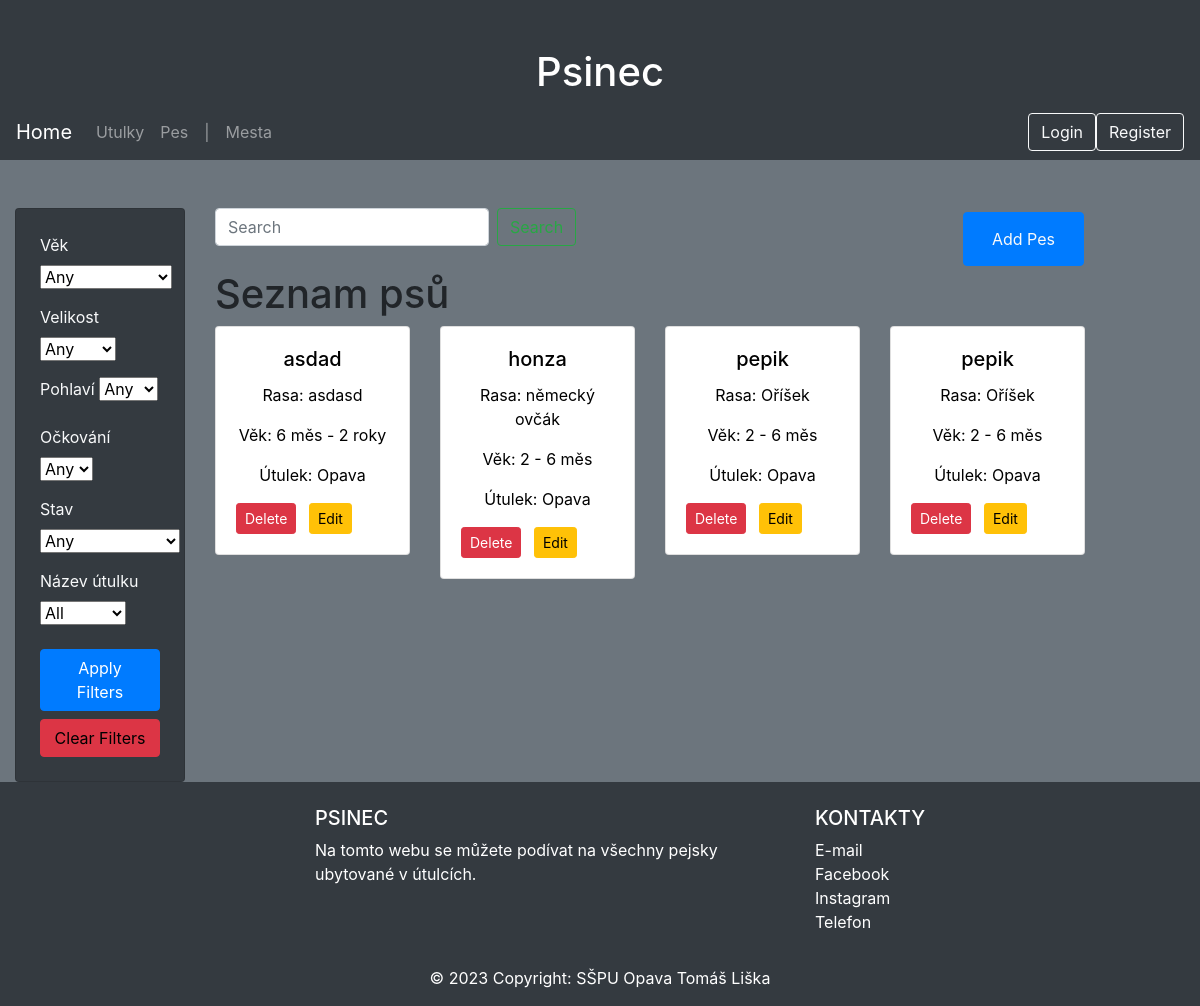
Page /pes on the earlier database version.
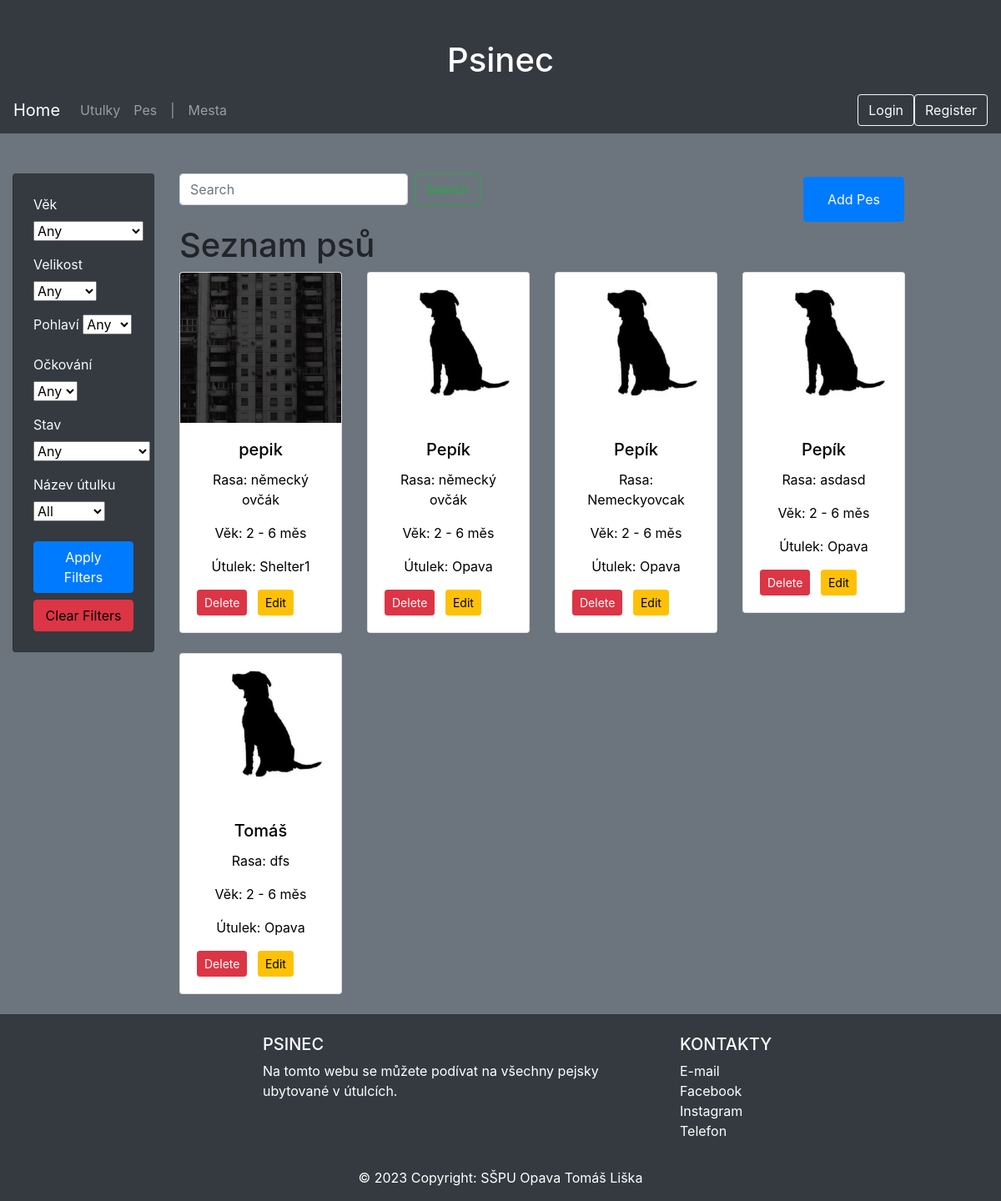
Same page on the later database version.
### website/models.py (models this page shows, shortened)
class Pes(db.Model):
    idpes = db.Column(db.Integer, primary_key=True)
    ockovani = db.Column(db.Enum('Ano', 'Ne', name='ockovani_enum'), nullable=True)
    jmeno = db.Column(db.String(45), nullable=False)
    rasa = db.Column(db.String(45))
    vek = db.Column(db.Enum('2 - 6 měs', '6 měs - 2 roky', '2 - 8 let', '8 a více', name='vek_enum'), nullable=True)
    velikost = db.Column(db.Enum('maly', 'stredni', 'velky', name='velikost_enum'), nullable=True)
    stav = db.Column(db.Enum('kastrovany', 'handicapovany', 'akutni adoptce', name='stav_enum'), nullable=True)
    pohlavi = db.Column(db.Enum('Pes', 'Fena', name='pohlavi_enum'), nullable=True)
    popis = db.Column(db.String(200))
    fotografie = db.Column(db.String(100), nullable=False, default='default.jpeg')
    utulek_nazev = db.Column(db.String(45), db.ForeignKey('utulek.nazev', name='utulek_nazev'), nullable=False)
    utulek = db.relationship('Utulek', backref=db.backref('pes', lazy=True))
    __table_args__ = (
        CheckConstraint('ockovani IN ("Ano", "Ne")'),
        CheckConstraint('vek IN ("2 - 6 měs", "6 měs - 2 roky", "2 - 8 let", "8 a více")'),
        CheckConstraint('velikost IN ("maly", "stredni", "velky")'),
        CheckConstraint('stav IN ("kastrovany", "handicapovany", "akutni adoptce")'),
        CheckConstraint('pohlavi IN ("Pes", "Fena")'),
    )

### website/views.py (the view, shortened to what this page needs)
@app.route('/pes', methods=['GET', 'POST'])
def show_pes():
    search_term = request.args.get('search', '')
    form = FilterForm()
    utulek_choices = [(utulek.nazev, utulek.nazev) for utulek in Utulek.query.all()]
    utulek_choices.insert(0, ('', 'All'))
    form.utulek_nazev.choices = utulek_choices
    if 'clear_filters' in request.args:
        return redirect(url_for('show_pes'))
    base_query = Pes.query.filter(
        or_(Pes.jmeno.ilike(f"%{search_term}%"), Pes.rasa.ilike(f"%{search_term}%"), Pes.utulek_nazev.ilike(f"%{search_term}%"),
            Pes.ockovani.ilike(f"%{search_term}%"), Pes.stav.ilike(f"%{search_term}%"), Pes.pohlavi.ilike(f"%{search_term}%"),
            Pes.velikost.ilike(f"%{search_term}%"),)
    )
    pes_entries = base_query.all()
    return render_template('pes.html', pes_entries=pes_entries, form=form)

### website/forms.py
class FilterForm(FlaskForm):
    pohlavi = SelectField('Pohlaví', choices=[('', 'Any'),('Pes', 'Pes'), ('Fena', 'Fena')])
    vek = SelectField('Věk', choices=[('', 'Any'),('2 - 6 měs', '2 - 6 měs'),('6 měs - 2 roky', '6 měs - 2 roky'),('2 - 8 let', '2 - 8 let'),('8 a více', '8 a více')])
    velikost = SelectField('Velikost', choices=[('', 'Any'),('maly', 'Malý'),('stredni', 'Střední'),('velky', 'Velký')])
    ockovani = SelectField('Očkování', choices=[('', 'Any'),('Ano', 'Ano'), ('Ne', 'Ne')])
    stav = SelectField('Stav', choices=[('', 'Any'),('kastrovany', 'Kastrovaný'),('handicapovany', 'Handicapovaný'),('akutni adoptce', 'Akutní adopce')])
    utulek_nazev = SelectField('Název útulku', choices=[], coerce=str)
    submit = SubmitField('Apply Filters')

### website/templates/pes.html (shortened to what this page needs)
<!DOCTYPE html>
<html lang="en">
<head>
    <link rel="stylesheet" href="https://stackpath.bootstrapcdn.com/bootstrap/4.5.2/css/bootstrap.min.css">
</head>
<body class="bg-dark">
    <div class="jumbotron-fluid bg-dark mt-5">
        <h1 class="text-white text-center">Psinec</h1>
        {% include 'navbar.html' %}
    </div>
    <div class="container-fluid mr-5 bg-secondary">
        <div class="row">
            <div class="col-md-2 mt-5 fixed-center">
                <div class="card bg-dark text-light p-4">
                    <form method="POST" action="">
                        <div class="mb-3">
                            {{ form.vek.label(class="form-label") }}
                            {{ form.vek(class="form-select float-end") }}
                        </div>
                        <div class="mb-3">
                            {{ form.velikost.label(class="form-label") }}
                            {{ form.velikost(class="form-select float-end") }}
                        </div>
                        <div class="mb-3">
                            {{ form.pohlavi.label(class="form-label") }}
                            {{ form.pohlavi(class="form-select float-end") }}
                        </div>
                        <div class="mb-3">
                            {{ form.ockovani.label(class="form-label") }}
                            {{ form.ockovani(class="form-select float-end") }}
                        </div>
                        <div class="mb-3">
                            {{ form.stav.label(class="form-label") }}
                            {{ form.stav(class="form-select float-end") }}
                        </div>
                        <div class="mb-3">
                            {{ form.utulek_nazev.label(class="form-label") }}
                            {{ form.utulek_nazev(class="form-select float-end") }}
                        </div>
                        <button type="submit" class="btn btn-primary  mt-2">Apply Filters</button>
                    </form>
                    <a href="{{ url_for('show_pes') }}" class="btn btn-danger mt-2">Clear Filters</a>
                </div>
            </div>
            <div class="col-md-9">
                <div class="row mt-5">
                    <div class="col-md-10">
                        <form method="GET" action="{{ url_for('show_pes') }}" class="form-inline mb-4">
                            <input class="form-control mr-sm-2" type="text" placeholder="Search" name="search"
                                value="{{ request.args.get('search', '') }}">
                            <button class="btn btn-outline-success my-2 my-sm-0" type="submit">Search</button>
                        </form>
                    </div>
                    <div class="ml-auto mr-3">
                        <div class="btn btn-primary my-2 my-sm-1">
                            <a class="nav-link text-light" href="/pes/add">Add Pes</a>
                        </div>
                    </div>
                </div>
                <h1 class="">Seznam psů</h1>
                <div class="row">
                    {% for pes in pes_entries[::-1] %}
                    <a href="{{ url_for('pes_detail', pes_id=pes.idpes) }}" class="card-link text-center">
                        <div class="col-md-3 mb-4">
                            <div class="card">
                                {% if pes.fotografie %}
                                <img src="{{ url_for('static', filename='img/' + pes.fotografie) }}"
                                    class="card-img-top" alt="Dog Picture">
                                {% endif %}
                                <div class="card-body">
                                    <h5 class="card-title">{{ pes.jmeno }}</h5>
                                    <p class="card-text">Rasa: {{ pes.rasa }}</p>
                                    <p class="card-text">Věk: {{ pes.vek }}</p>
                                    <p class="card-text">Útulek: {{ pes.utulek_nazev }}</p>
                                    <form method="post" action="{{ url_for('delete_pes', id=pes.idpes) }}"
                                        style="display: inline;">
                                        <button type="submit" class="btn btn-danger btn-sm">Delete</button>
                                    </form>
                                    <a href="{{ url_for('edit_pes', id=pes.idpes) }}"
                                        class="btn btn-warning btn-sm ml-2">Edit</a>
                                </div>
                            </div>
                        </div>
                    </a>
                    {% endfor %}
                </div>
            </div>
        </div>
    </div>
    {% include 'footer.html' %}
</body>
</html>

### website/templates/navbar.html (shortened to what this page needs)
<nav class="navbar navbar-expand-lg navbar-dark bg-dark">
    <a class="navbar-brand" href="/">Home</a>
    <div class="collapse navbar-collapse" id="navbarNav">
        <ul class="navbar-nav">
            <li class="nav-item">
                <a class="nav-link" href="/utulky">Utulky</a>
            </li>
            <li class="nav-item">
                <a class="nav-link" href="/pes">Pes</a>
            </li>
            <li class="nav-item">
                <span class="nav-link">|</span>
            </li>
            <li class="nav-item">
                <a class="nav-link" href="/mesta">Mesta</a>
            </li>
        </ul>
        <ul class="navbar-nav ml-auto">
            <li class="nav-item">
                <a class="btn btn-outline-light" href="">Login</a>
            </li>
            <li class="nav-item">
                <a class="btn btn-outline-light" href="">Register</a>
            </li>
        </ul>
    </div>
</nav>

### website/templates/footer.html (shortened to what this page needs)
<footer class="page-footer font-small bg-dark pt-4 text-white mt-auto">
    <div class="container-fluid text-center text-md-left">
        <div class="row">
            <div class="col-md-3"></div>
            <div class="col-md-5 mt-md-0 mt-3">
                <h5 class="text-uppercase">Psinec</h5>
                <p>Na tomto webu se můžete podívat na všechny pejsky ubytované v útulcích.</p>
            </div>
            <div class="col-md-3 mb-md-0 mb-3">
                <h5 class="text-uppercase">Kontakty</h5>
                <ul class="list-unstyled">
                    <li>
                        <a href="#!" class="text-white">E-mail</a>
                    </li>
                    <li>
                        <a href="#!" class="text-white">Facebook</a>
                    </li>
                    <li>
                        <a href="#!" class="text-white">Instagram</a>
                    </li>
                    <li>
                        <a href="#!" class="text-white">Telefon</a>
                    </li>
                </ul>
            </div>
        </div>
    </div>
    <div class="bg-dark text-center py-3">
        <p class="mb-0">© 2023 Copyright: <a href="/" class="text-white">SŠPU Opava Tomáš Liška</a></p>
    </div>
</footer>

### website/templates/pes.html (style rules this page uses)
.card a { color: rgb(0, 0, 0); }
.card-img-top { width: 100%; height: 15vw; object-fit: cover; object-position: center; }

Differences in the rows shown:
removed Pes: jmeno "asdad", rasa "asdasd", vek "6 měs - 2 roky", utulek_nazev "Opava"
removed Pes: jmeno "honza", rasa "německý ovčák", vek "2 - 6 měs", utulek_nazev "Opava"
removed Pes: jmeno "pepik", rasa "Oříšek", vek "2 - 6 měs", utulek_nazev "Opava"
removed Pes: jmeno "pepik", rasa "Oříšek", vek "2 - 6 měs", utulek_nazev "Opava"
added Pes: fotografie (picture), jmeno "pepik", rasa "německý ovčák", vek "2 - 6 měs", utulek_nazev "Shelter1"
added Pes: fotografie (placeholder picture), jmeno "Pepík", rasa "německý ovčák", vek "2 - 6 měs", utulek_nazev "Opava"
added Pes: fotografie (placeholder picture), jmeno "Pepík", rasa "Nemeckyovcak", vek "2 - 6 měs", utulek_nazev "Opava"
added Pes: fotografie (placeholder picture), jmeno "Pepík", rasa "asdasd", vek "2 - 6 měs", utulek_nazev "Opava"
added Pes: fotografie (placeholder picture), jmeno "Tomáš", rasa "dfs", vek "2 - 6 měs", utulek_nazev "Opava"
